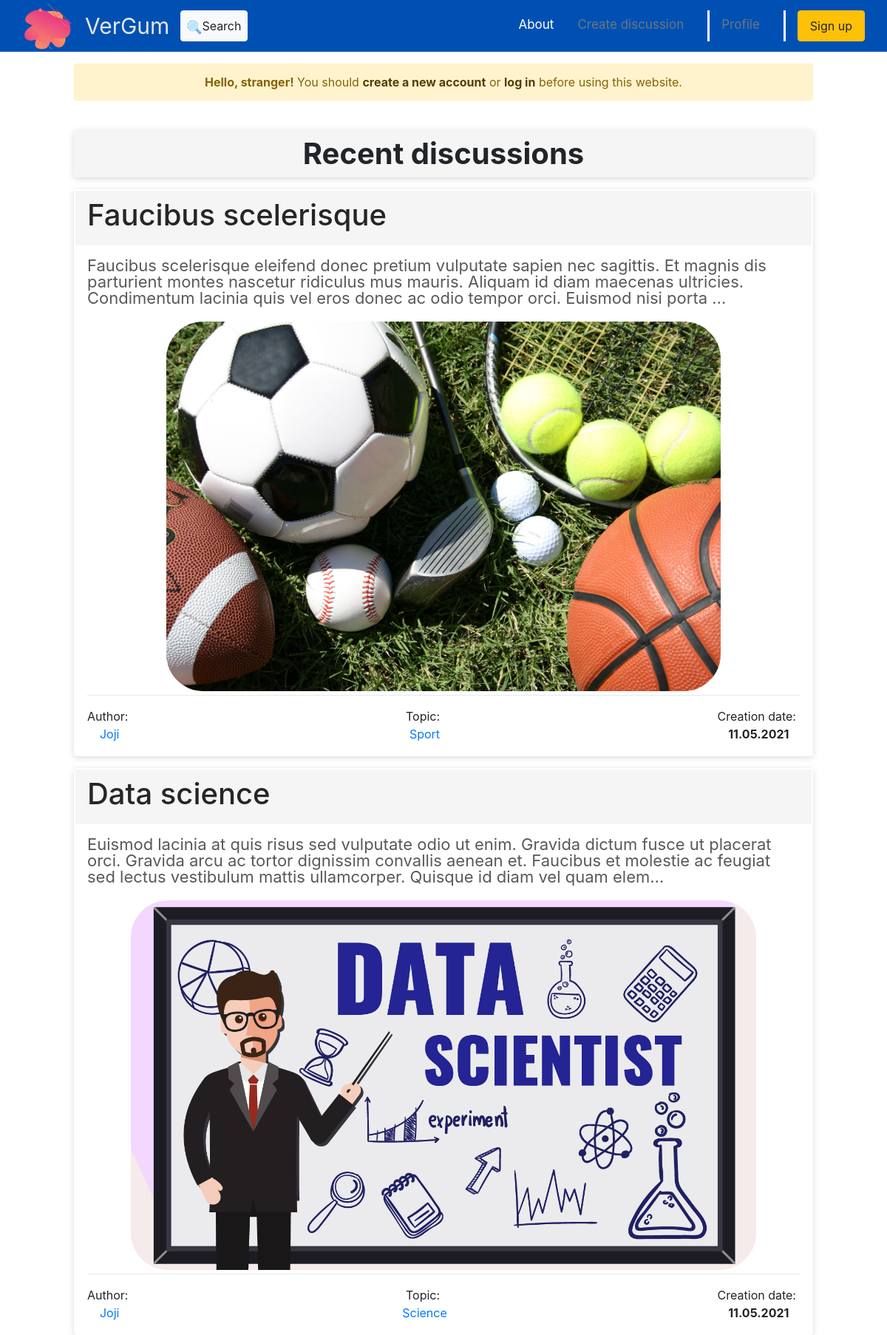
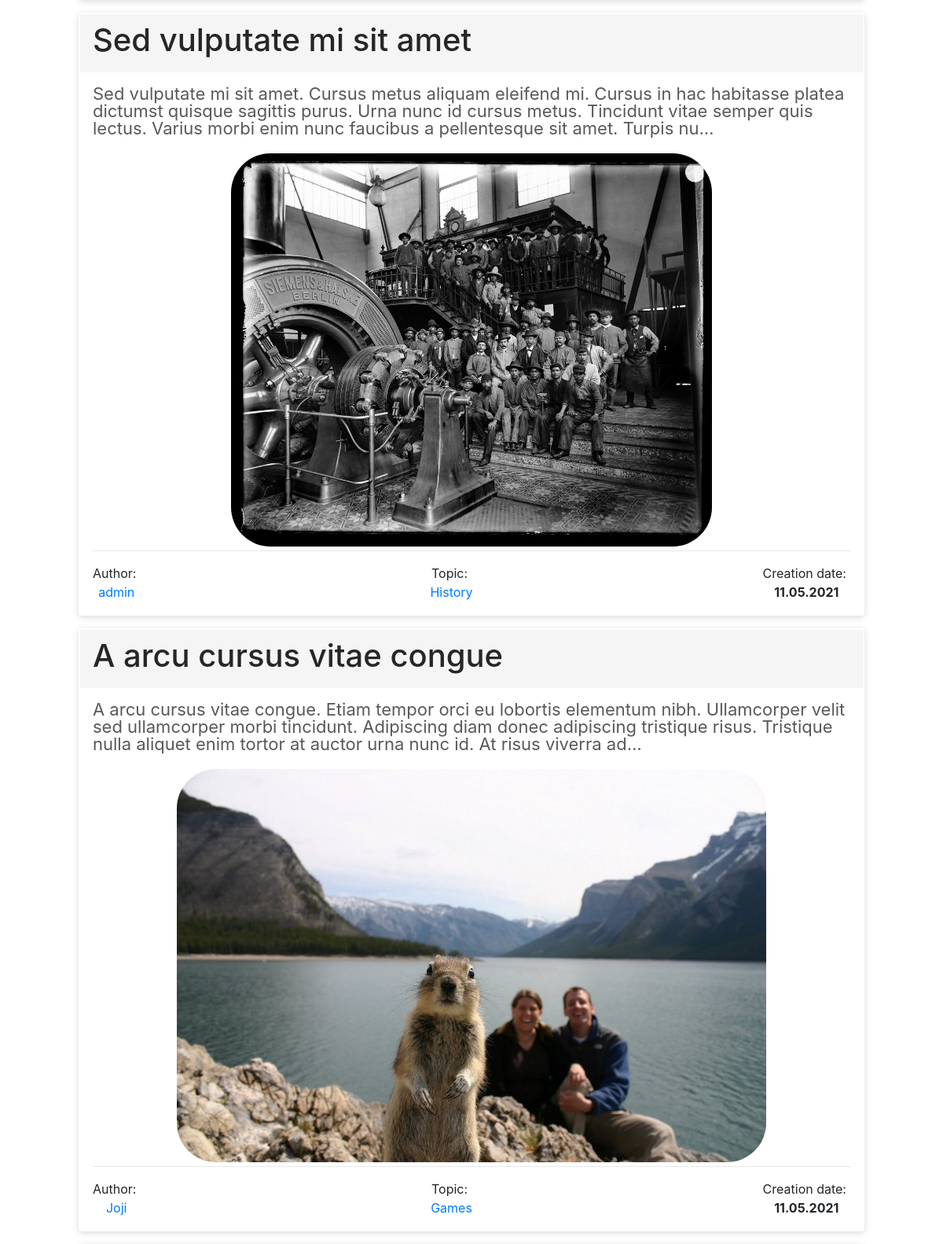
The page / (upper part) on the database its author committed (2 pictures, top to bottom).
### discuss/models.py (models this page shows, shortened)
class Discussion(models.Model):
    title = models.CharField(max_length=60)
    discussion_topic = models.ForeignKey(Topic, on_delete=CASCADE)
    discussion_picture = models.ImageField(null = True, blank=True)
    content = models.TextField(max_length=2000)
    author = models.ForeignKey(User, on_delete=models.CASCADE)
    creation_time = models.DateTimeField(auto_now=True)
    updated = models.BooleanField(default=False)
    class Meta:
        verbose_name = 'Discussion'
        verbose_name_plural = 'Discussions'

class Topic(models.Model):
    name = models.CharField(max_length=50)
    def __str__(self):
        return self.name
    class Meta:
        verbose_name = 'Topic'
        verbose_name_plural = 'Topics'

### discuss/views.py (the view)
# urls.py: path('', view=views.index, name='index'),
def index(request):
    discussion = Discussion.objects.order_by('-creation_time')
    myFilter = DiscussFilter(request.GET, queryset=discussion)
    discussion = myFilter.qs
    max_discuss = 5
    paginator = Paginator(discussion, max_discuss)
    page = request.GET.get('page', 1 ) #Для получения параметров из строки запроса
    try:
        page_discuss = paginator.page(page)
    except PageNotAnInteger:
        page_discuss = paginator.page(1)
    except EmptyPage:
        page_discuss = paginator.page(page)
    template = 'discuss/index.html'
    pages = paginator.count//max_discuss
    if pages * max_discuss < paginator.count:
        pages += 1
    list_pages = []
    for i in range(1,pages+1):
        list_pages.append(i)
    context = {
        'discussion': page_discuss,
        'pages': list_pages,
        'myFilter': myFilter,
    }
    return render(request, template, context)

### discuss/templates/discuss/index.html (shortened to what this page needs)
{% extends 'discuss/template.html' %}
{% load static %}
{% block content %}
    <div class="main-feed">
        {% if request.user.is_authenticated == False %}
                <div class="alert alert-warning" role="alert" style='position: static;'>
                    <strong>Hello, stranger!</strong> You should <a class='alert-link' href='{% url 'registration' %}'>create a new account</a> or <a class='alert-link' href='{% url 'login' %}'>log in</a> before using this website.
                </div>
        {% endif %}
        <div class="detail" style=" text-align: center; font-size: 40px;">
           <b>Recent discussions</b><br>
        </div>
        {% if discussion%}
            {% for el in discussion%}
                        <div class="post">
                            <div class="post-header">
                                <h4 class="create-post-title">
                                    <a href={% url 'detail' el.id %}><h1>{{el.title}}</h1></a>   {% if el.updated %}<h3><span class="badge bg-secondary">updated</span></h3>{% endif %}
                                </h4>
                            </div>
                            <div class="post-body">
                                <div class="post-text">
                                    {{el.content|truncatechars:'255'}}
                                </div>
                            </div>
                            <div >
                                <img src='{%if el.discussion_picture%} {{el.discussion_picture.url}} {% else %}{% static 'discuss/images/placeholder.png' %}{% endif %}'alt="" style="max-width: 985px; max-height: 500px; margin: 5px; border-radius: 50px;">
                            </div>
                            <div class="create-post-footer">
                                <div>
                                    <a style='margin-right: 5px'>Author:</a><br>
                                    <a href='{% url 'profile' el.author.id %}' > {{el.author}}</a><br>
                                </div>
                                <div>
                                    <a style='margin-right: 5px'>Topic:</a><br>
                                    <a href='{% url 'topic' el.discussion_topic.id %}' > {{el.discussion_topic}}</a><br>
                                </div>
                                <div>
                                    {% if el.updated %}
                                    <a style='margin-right: 5px'>Update date:</a><br>
                                    {% else %}
                                    <a style='margin-right: 5px'>Creation date:</a><br>
                                    {% endif%}
                                    <b >{{el.creation_time|date:"d.m.Y"}}</b>
                                </div>
                            </div>
                        </div>
            {% endfor %}
        {% else %}
            <div class="mt-4 alert alert-warning" role="alert" style='position: static;'>
                <b>Sorry, we don`t have any discussions :(</b><br>
                <br>
                <a class='alert-link' href='{% url 'create' %}'>You can create one!</a>
            </div>
        {% endif %}
    </div>
{% endblock %}

### discuss/static/discuss/css/style.css (style rules this page uses)
* { box-sizing: border-box; }
body { font-family: sans-serif; background: #C0C0C0; padding-top: 46px; }
.main-feed { margin:0 auto; max-width: 1000px; margin-top: 40px; flex-grow: 1; text-align: center; }
.create-post-title { margin: 0; color: #595959; font-weight: 600; font-size: 14px; line-height: 22px; }
.create-post-footer { display: flex; align-items: center; padding: 0 16px 16px 16px; flex-wrap: wrap; justify-content: space-between; }
.create-post-footer:before { content: ""; width: 100%; height: 1px; background-color: #e8e8e8; margin-bottom: 16px; }
.post { background: #ffffff; box-shadow: 0px 2px 8px rgba(0, 0, 0, 0.15); border-radius: 4px; margin: 16px 0; padding: 2px; }
.post-header { background: #f5f5f5; padding: 9px 16px; display: flex; align-items: center; justify-content: space-between; }
.post-header a { text-decoration: none; color: #262626; }
.post-text { font-weight: normal; font-size: 22px; line-height: 22px; text-align: left; color: #595959; margin: 16px; }
.detail { background: #f5f5f5; box-shadow: 0px 2px 8px rgba(0, 0, 0, 0.15); border-radius: 4px; margin: 0 auto; padding: 2px; max-width: 1000px; margin-top: 40px; flex-grow: 1; }

### rows shown on the page
Discussion: title "Faucibus scelerisque", content "Faucibus scelerisque eleifend donec pretium vulputate sapien nec sagittis. Et magnis dis parturient montes nascetur ridiculus mus mauris. Aliquam id diam maecenas ultricies. Condimentum lacinia quis vel eros donec ac odio tempor orci. Euismod nisi porta …", discussion_picture (picture), author "Joji", discussion_topic "Sport", shows "Creation date:", creation_time "11.05.2021"
Discussion: title "Data science", content "Euismod lacinia at quis risus sed vulputate odio ut enim. Gravida dictum fusce ut placerat orci. Gravida arcu ac tortor dignissim convallis aenean et. Faucibus et molestie ac feugiat sed lectus vestibulum mattis ullamcorper. Quisque id diam vel quam elem…", discussion_picture (picture), author "Joji", discussion_topic "Science", shows "Creation date:", creation_time "11.05.2021"
Discussion: title "Sed vulputate mi sit amet", content "Sed vulputate mi sit amet. Cursus metus aliquam eleifend mi. Cursus in hac habitasse platea dictumst quisque sagittis purus. Urna nunc id cursus metus. Tincidunt vitae semper quis lectus. Varius morbi enim nunc faucibus a pellentesque sit amet. Turpis nu…", discussion_picture (picture), author "admin", discussion_topic "History", shows "Creation date:", creation_time "11.05.2021"
Discussion: title "A arcu cursus vitae congue", content "A arcu cursus vitae congue. Etiam tempor orci eu lobortis elementum nibh. Ullamcorper velit sed ullamcorper morbi tincidunt. Adipiscing diam donec adipiscing tristique risus. Tristique nulla aliquet enim tortor at auctor urna nunc id. At risus viverra ad…", discussion_picture (picture), author "Joji", discussion_topic "Games", shows "Creation date:", creation_time "11.05.2021"
